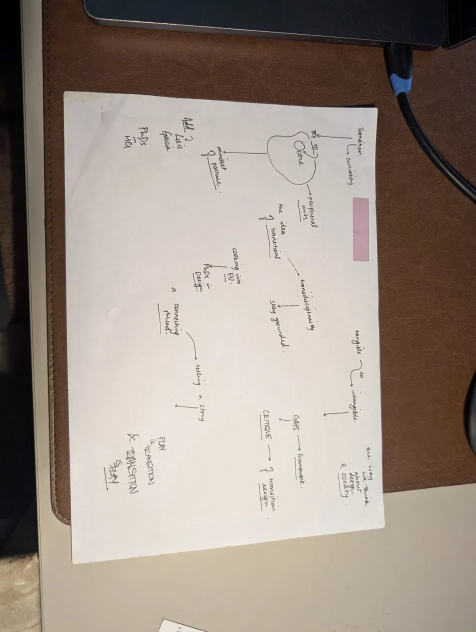
#> input picture samples/page-01.jpg, 952 x 1264 px (shown at 1/2 size)
$ python flatten.py ../samples/page-01.jpg out.png
#> lines starting #> are read from the running program, lines starting #| are printed output that depends on the picture; after the words box and inside, x2 and y2 are one past the last pixel; in counts of white or black regions, pixels touching at a corner belong together
"""Find the sheet in a photo and warp it to a flat A4 image.

Sheets printed from the template (anchor/template.py) are found by their
ArUco corner markers: any 3 of the 4 are enough, and the output is upright
whichever way the sheet faced the camera. --rot is ignored for them.

Unmarked pages fall back to the biggest bright quadrilateral on a darker
background. Orientation can't be inferred then, so pass --rot (quarter turns
clockwise) to make the text upright.

    python -m anchor.flatten photo.jpg out.jpg
    python -m anchor.flatten samples/page-01.jpg out.jpg --rot 3
"""

from __future__ import annotations

import argparse

import cv2
import numpy as np

from .template import CORNER_IDS, DICTIONARY, PAGE_MM, marker_corners_mm

PX_PER_MM = 4
A4 = (210, 297)  # portrait mm
MIN_MARKERS = 3

_detector = None


def find_markers(img: np.ndarray) -> dict[int, np.ndarray]:
    """{template marker id: its 4 corners in image coords}, for the template's markers that are visible."""
    global _detector
    if _detector is None:
        params = cv2.aruco.DetectorParameters()
        params.cornerRefinementMethod = cv2.aruco.CORNER_REFINE_SUBPIX
        _detector = cv2.aruco.ArucoDetector(cv2.aruco.getPredefinedDictionary(DICTIONARY), params)
    gray = img if img.ndim == 2 else cv2.cvtColor(img, cv2.COLOR_BGR2GRAY)
    corners, ids, _ = _detector.detectMarkers(gray)
    found = {}
    for c, mid in zip(corners, [] if ids is None else ids.ravel()):
        if int(mid) in CORNER_IDS.values() and int(mid) not in found:
            found[int(mid)] = c.reshape(4, 2)
    return found


def flatten_by_markers(img: np.ndarray, markers: dict[int, np.ndarray]) -> tuple[np.ndarray, np.ndarray]:
    """Warp so every visible marker corner lands where the template prints it. Returns (flat, homography)."""
    ref = marker_corners_mm()
    ids = sorted(markers)
    src = np.concatenate([markers[i] for i in ids])
    dst = np.concatenate([ref[i] for i in ids]) * PX_PER_MM
    M, _ = cv2.findHomography(src, dst, cv2.RANSAC, 5.0)
    size = (PAGE_MM[0] * PX_PER_MM, PAGE_MM[1] * PX_PER_MM)
    return cv2.warpPerspective(img, M, size), M


def find_sheet(img: np.ndarray) -> np.ndarray:
    """Return the 4 sheet corners as float32 [tl, tr, br, bl] in image coords."""
    # Paper is unsaturated; beige desks and leather are tinted. Brightness alone
    # fails because the sheet is unevenly lit (page-01's top end is in shadow),
    # so saturation does the separating and brightness only rejects black objects.
    hsv = cv2.cvtColor(cv2.GaussianBlur(img, (7, 7), 0), cv2.COLOR_BGR2HSV)
    mask = ((hsv[..., 2] > 140) & (hsv[..., 1] < 32)).astype(np.uint8) * 255
    mask = cv2.morphologyEx(mask, cv2.MORPH_OPEN, np.ones((9, 9), np.uint8))
    mask = cv2.morphologyEx(mask, cv2.MORPH_CLOSE, np.ones((25, 25), np.uint8))
    contours, _ = cv2.findContours(mask, cv2.RETR_EXTERNAL, cv2.CHAIN_APPROX_SIMPLE)
    c = max(contours, key=cv2.contourArea)
    quad = cv2.approxPolyDP(cv2.convexHull(c), 0.02 * cv2.arcLength(c, True), True)
    if len(quad) != 4:
        quad = cv2.boxPoints(cv2.minAreaRect(c))  # fall back to a rotated rectangle
    pts = quad.reshape(4, 2).astype(np.float32)
    s, d = pts.sum(1), np.diff(pts, axis=1).ravel()
    return np.array([pts[s.argmin()], pts[d.argmin()], pts[s.argmax()], pts[d.argmax()]], np.float32)


def flatten(img: np.ndarray, rot: int = 0) -> tuple[np.ndarray, np.ndarray, str]:
    """Warp to A4 at PX_PER_MM: by markers when at least MIN_MARKERS are visible,
    else by the sheet's edges and then `rot` quarter turns clockwise.

    Returns (flat image, 3x3 homography photo->flat-before-rotation, "markers" | "edges")."""
    markers = find_markers(img)
    if len(markers) >= MIN_MARKERS:
        return *flatten_by_markers(img, markers), "markers"
    corners = find_sheet(img)
    w_img = np.linalg.norm(corners[1] - corners[0])
    h_img = np.linalg.norm(corners[3] - corners[0])
    short, long_ = A4[0] * PX_PER_MM, A4[1] * PX_PER_MM
    W, H = (short, long_) if h_img >= w_img else (long_, short)
    dst = np.array([[0, 0], [W - 1, 0], [W - 1, H - 1], [0, H - 1]], np.float32)
    M = cv2.getPerspectiveTransform(corners, dst)
    flat = cv2.warpPerspective(img, M, (W, H))
    for _ in range(rot % 4):
        flat = cv2.rotate(flat, cv2.ROTATE_90_CLOCKWISE)
    return flat, M, "edges"


def main():
    ap = argparse.ArgumentParser()
    ap.add_argument("src")
    ap.add_argument("dst")
    ap.add_argument("--rot", type=int, default=0, help="unmarked pages only: quarter turns clockwise after warping")
    a = ap.parse_args()
    flat, _, how = flatten(cv2.imread(a.src), a.rot)
#> in find_markers, `gray = img if img.ndim == 2 else cv2.cvtColor(img, cv2.COLOR_BGR2GRAY)`:
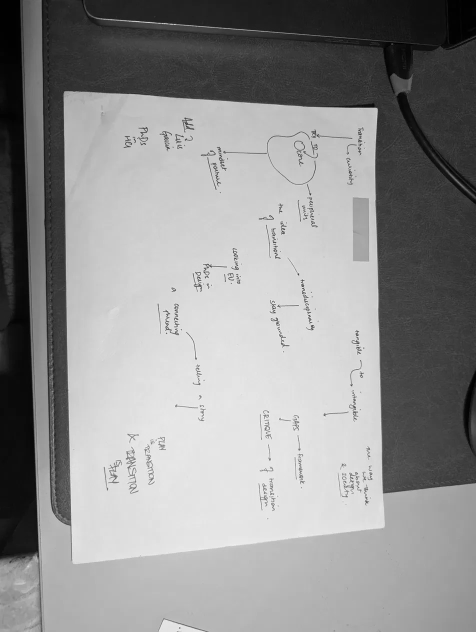
#> gray: shape (1264, 952) (shown at 1/2 size); min 0, max 252, mean 144.5
#> in find_markers, img is the input picture: shape (1264, 952, 3); mean B, G, R 132.2, 141.9, 154.3
#> in find_markers, `corners, ids, _ = _detector.detectMarkers(gray)`: corners = (); ids = None
#> after the loop in find_markers, `for c, mid in zip(corners, [] if ids is None else ids.ravel()):`: found = 0 items
#> in find_sheet, `hsv = cv2.cvtColor(cv2.GaussianBlur(img, (7, 7), 0), cv2.COLOR_BGR2HSV)`: hsv: shape (1264, 952, 3); mean H, S, V 23.4, 54.6, 154.7
#> in find_sheet, `mask = ((hsv[..., 2] > 140) & (hsv[..., 1] < 32)).astype(np.uint8) * 255`:
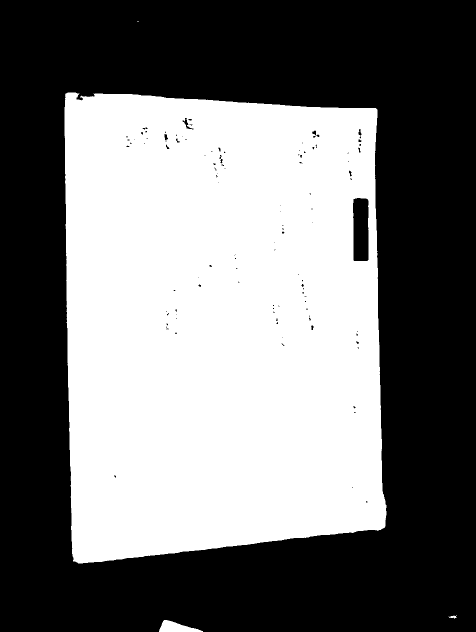
#> mask: shape (1264, 952) (shown at 1/2 size); 45.9% white; 4 white regions (1 under 20 px), largest, box (x1, y1, x2, y2) and area: (129, 185, 773, 1127) 550539, (318, 1240, 406, 1264) 1196, (897, 1230, 913, 1237) 57
#> in find_sheet, `mask = cv2.morphologyEx(mask, cv2.MORPH_OPEN, np.ones((9, 9), np.uint8))`:
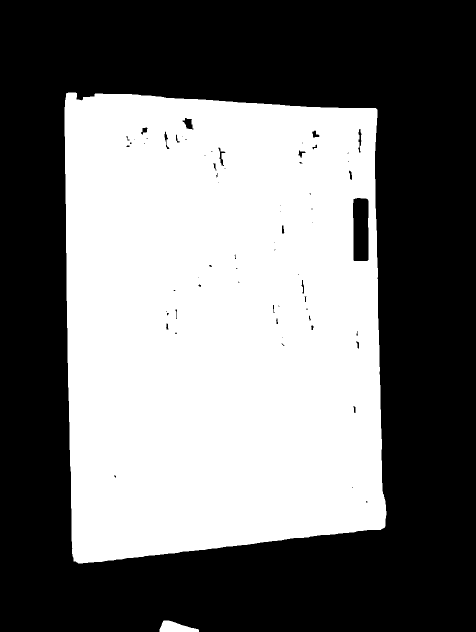
#> mask: shape (1264, 952) (shown at 1/2 size); 45.8% white; 2 white regions, box (x1, y1, x2, y2) and area: (129, 185, 773, 1127) 549623, (319, 1241, 398, 1264) 1162
#> in find_sheet, `mask = cv2.morphologyEx(mask, cv2.MORPH_CLOSE, np.ones((25, 25), np.ui..`:
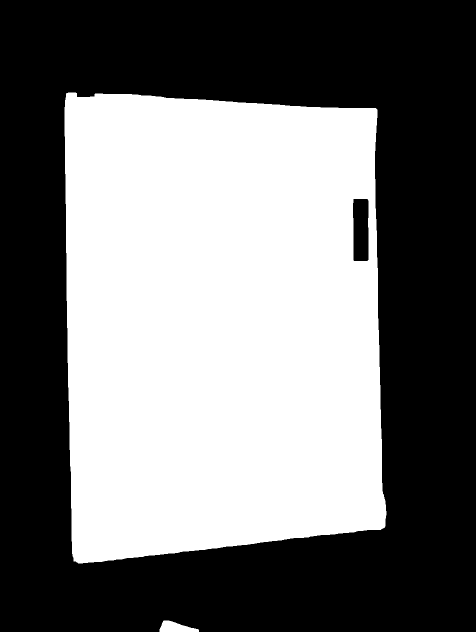
#> mask: shape (1264, 952) (shown at 1/2 size); 45.9% white; 2 white regions
#> in find_sheet, `contours, _ = cv2.findContours(mask, cv2.RETR_EXTERNAL, cv2.CHAIN_APPR..`: contours = 2 contours; box (x1, y1, x2, y2) and area: (129, 185, 773, 1127) 553804, (319, 1241, 398, 1264) 1074
#> in find_sheet, `c = max(contours, key=cv2.contourArea)`: c = contour of 324 points, box (x1, y1, x2, y2) (129, 185, 773, 1127), area 553804
#> in find_sheet, `quad = cv2.approxPolyDP(cv2.convexHull(c), 0.02 * cv2.arcLength(c, Tru..`: quad = [[133, 186], [754, 219], [768, 1055], [147, 1122]]
#> in find_sheet, `s, d = pts.sum(1), np.diff(pts, axis=1).ravel()`: s = [319, 973, 1823, 1269]; d = [53, -535, 287, 975]
#> in flatten, `corners = find_sheet(img)`: corners = [[133, 186], [754, 219], [768, 1055], [147, 1122]]
#> in flatten, `w_img = np.linalg.norm(corners[1] - corners[0])`: w_img = 621.9
#> in flatten, `h_img = np.linalg.norm(corners[3] - corners[0])`: h_img = 936.1
#> in flatten, `W, H = (short, long_) if h_img >= w_img else (long_, short)`: W = 840; H = 1188
#> in flatten, `dst = np.array([[0, 0], [W - 1, 0], [W - 1, H - 1], [0, H - 1]], np.fl..`: dst = [[0, 0], [839, 0], [839, 1187], [0, 1187]]
#> in flatten, `M = cv2.getPerspectiveTransform(corners, dst)`: M = [[1.18, -0.0177, -153.9], [-0.0662, 1.25, -222.8], [-0.000168, 5.34e-06, 1]]
#> in flatten, `flat = cv2.warpPerspective(img, M, (W, H))`:
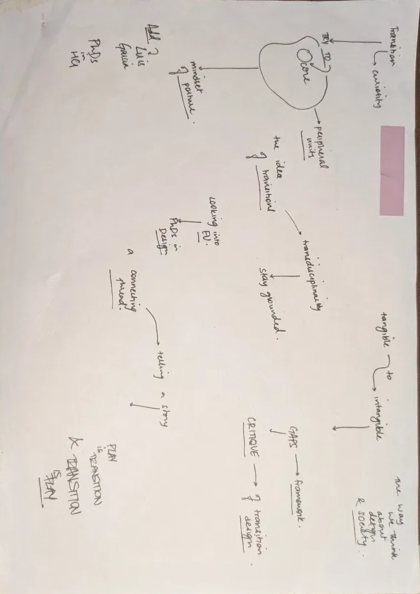
#> flat: shape (1188, 840, 3) (shown at 1/2 size); mean B, G, R 200.8, 207.8, 215.8
#> how = 'edges'
    cv2.imwrite(a.dst, flat)
    print(f"{a.dst}: {flat.shape[1]}x{flat.shape[0]} px ({PX_PER_MM} px/mm, by {how})")
#| out.png: 840x1188 px (4 px/mm, by edges)


if __name__ == "__main__":
    main()
